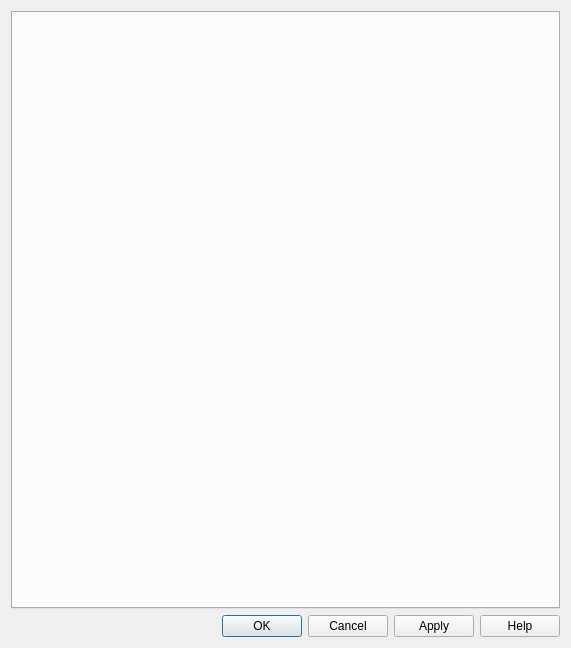
<?xml version="1.0" encoding="UTF-8"?>
<ui version="4.0">
 <class>TabbedModelEditor</class>
 <widget class="QDialog" name="TabbedModelEditor">
  <property name="geometry">
   <rect>
    <x>0</x>
    <y>0</y>
    <width>571</width>
    <height>648</height>
   </rect>
  </property>
  <property name="windowTitle">
   <string>Model Editor</string>
  </property>
  <property name="windowIcon">
   <iconset>
    <normaloff>:/res/ball.ico</normaloff>:/res/ball.ico</iconset>
  </property>
  <layout class="QGridLayout" name="gridLayout">
   <item row="0" column="0">
    <widget class="QTabWidget" name="tabWidget">
     <property name="currentIndex">
      <number>-1</number>
     </property>
    </widget>
   </item>
   <item row="1" column="0">
    <layout class="QHBoxLayout" name="horizontalLayout">
     <item>
      <spacer name="horizontalSpacer">
       <property name="orientation">
        <enum>Qt::Horizontal</enum>
       </property>
       <property name="sizeHint" stdset="0">
        <size>
         <width>40</width>
         <height>20</height>
        </size>
       </property>
      </spacer>
     </item>
     <item>
      <widget class="QDialogButtonBox" name="buttonBox">
       <property name="orientation">
        <enum>Qt::Horizontal</enum>
       </property>
       <property name="standardButtons">
        <set>QDialogButtonBox::Apply|QDialogButtonBox::Cancel|QDialogButtonBox::Help|QDialogButtonBox::Ok</set>
       </property>
      </widget>
     </item>
    </layout>
   </item>
  </layout>
 </widget>
 <resources/>
 <connections/>
</ui>
